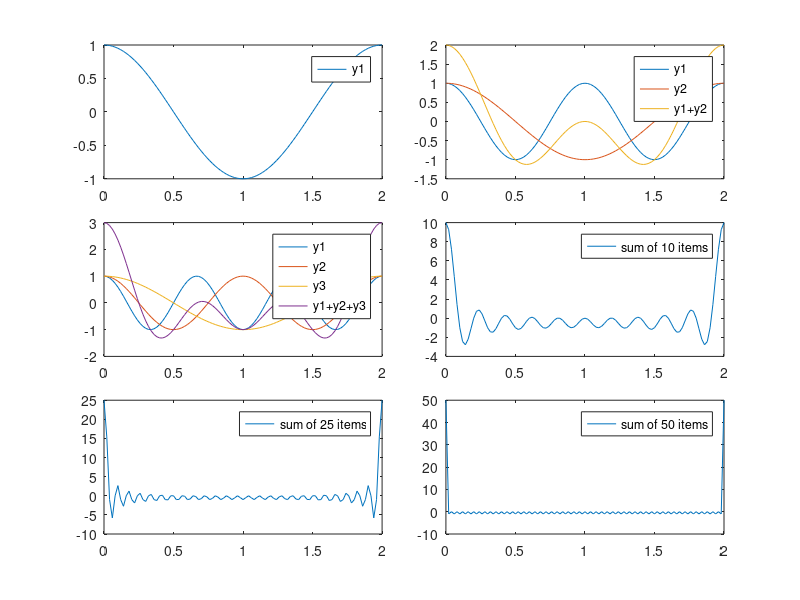

Reproduce this figure in MATLAB.
L=100;  
t=(0:2/L:2);

f1=cos(1*pi*t);
subplot(6, 4, [1 6], 'align');
plot(t, f1);
legend('y1');

f2=cos(2*pi*t);
s1 = f1 + f2;
subplot(6, 4, [3 8], 'align');
plot(t, f2, t, f1, t, s1);
legend('y1', 'y2', 'y1+y2');

f3=cos(3*pi*t);
s2 = f1 + f2 + f3;
subplot(6, 4, [9 14], 'align');
plot(t, f3, t, f2, t, f1,  t, s2);
legend('y1', 'y2', 'y3', 'y1+y2+y3');

s3=zeros(1,numel(t));

    for  n = 1:1:10 
      s3=s3+ cos(n*pi*t); 
    end
    
subplot(6, 4, [11 16], 'align');
plot(t, s3);
legend('sum of 10 items');

s4=zeros(1,numel(t));

    for  n = 1:1:25 
      s4 = s4+ cos(n*pi*t); 
    end
    
subplot(6, 4, [17 22], 'align');
plot(t, s4);
legend('sum of 25 items');

s5=zeros(1,numel(t));

    for  n = 1:1:50 
      s5=s5+ cos(n*pi*t); 
    end
    
subplot(6, 4, [19 24], 'align');
plot(t, s5);
legend('sum of 50 items');